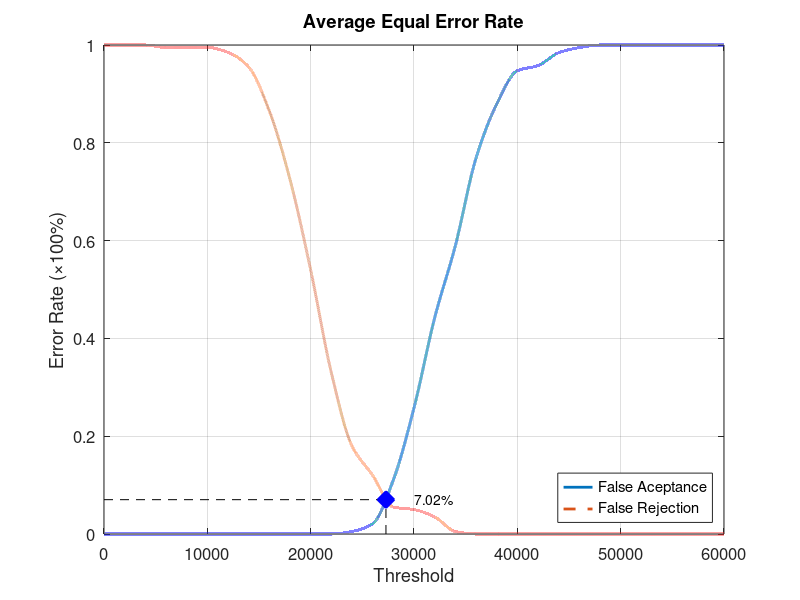
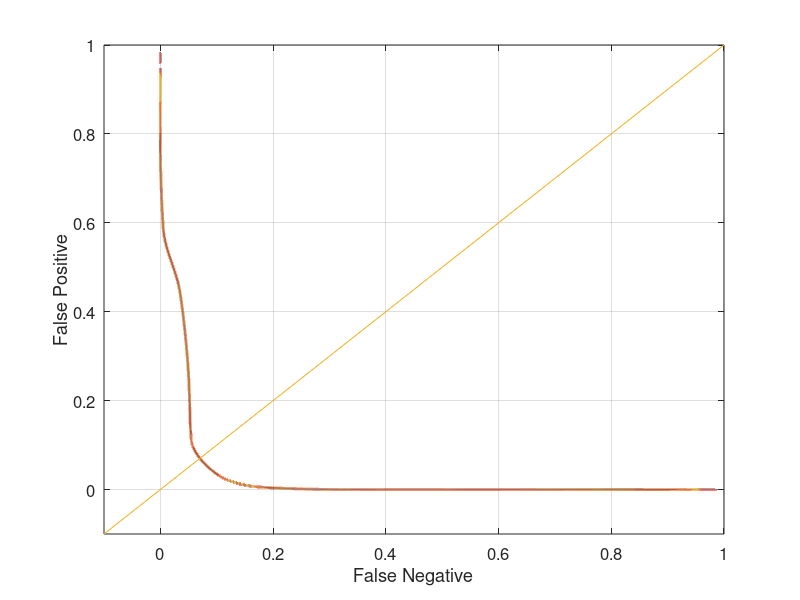

MATLAB code for these plots, in order:
function yEER = Database1_4
close all;
clear;
clc;
x = 0:2000:60000;
xq = 0:0.5:60000;

y0 = [0 0 0 0 0 0 0 0 0 0 0 0 0.00526316 0.0210526 0.110526 0.257895 0.442105 0.589474 0.768421 0.878947 0.947368 0.957895 0.984211 0.994737 1 1 1 1 1 1 1];
yy0 = interp1(x, y0, xq, 'pchip');
y1 = [1 1 1 0.995 0.995 0.995 0.985 0.955 0.865 0.725 0.54 0.33 0.18 0.12 0.055 0.05 0.035 0.005 0 0 0 0 0 0 0 0 0 0 0 0 0];
yy1 = interp1(x, y1, xq, 'pchip');

% Calculating EER: 
y2 = abs(y0 - y1);
find(y2 == min(y2))
yy2 = abs(yy0 - yy1);
xEER = find(yy2 == min(yy2));
xEERIndex = xq(xEER) % X-axis EER
yEER = yy0(xEER) % Y-axis EER

main = figure
plot(xq, yy0,'-','LineWidth', 2);	hold on
plot(xq, yy1,'--','LineWidth', 2);	hold on
plot([xEERIndex xEERIndex], [0 yEER], 'k--');	hold on
plot([0 xEERIndex], [yEER yEER], 'k--');	hold on
plot(xEERIndex, yEER, 'bx', 'LineWidth', 10);	hold on
text(xEERIndex + 10 * xEERIndex / 100, yEER, [num2str(round((10000 * yEER)) / 100) '%'])
legend('False Aceptance', 'False Rejection', 'Location', 'SouthEast')
xlabel('Threshold')
ylabel('Error Rate (\times100%)')
title('Average Equal Error Rate')
set(gca, 'FontSize', 12)
axis([0 60000 0 1])
grid on

print(main, 'Database1_4Main', '-dpng');
FNRxFPR = figure('Color', [1 1 1]);
plot(yy1, yy0, '-', yy1, yy0, 'LineWidth', 2);
hold on
y = -0.1:0.1:1
plot(y, y); 
set(gca, 'FontSize', 12)
xlabel('False Negative')
ylabel('False Positive')
axis([-0.1 1 -0.1 1])
set(gca, 'FontSize', 12)
grid on

print(FNRxFPR, 'Database1_4FNRxFPR','-dpng');
end
